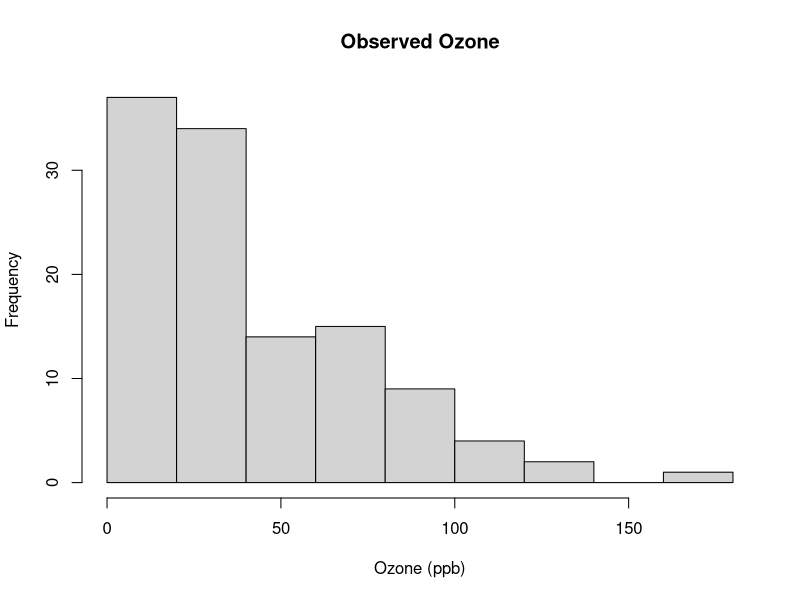
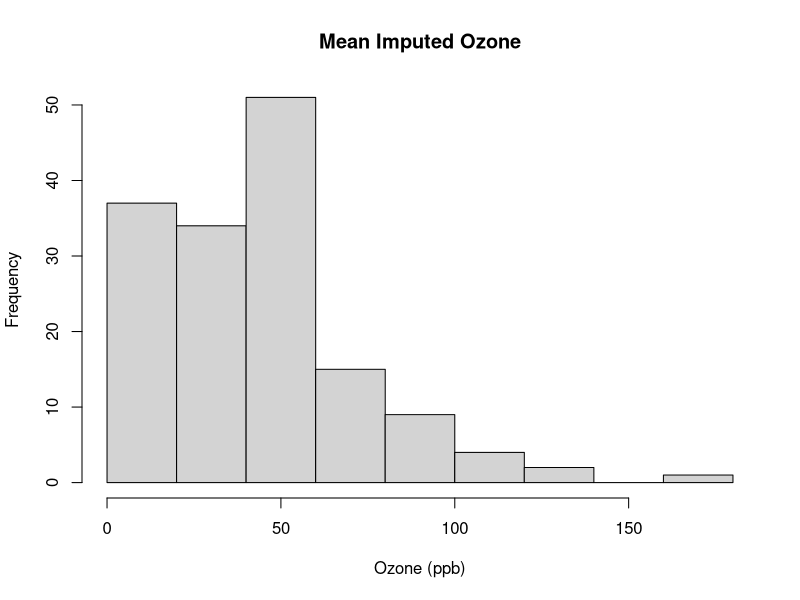
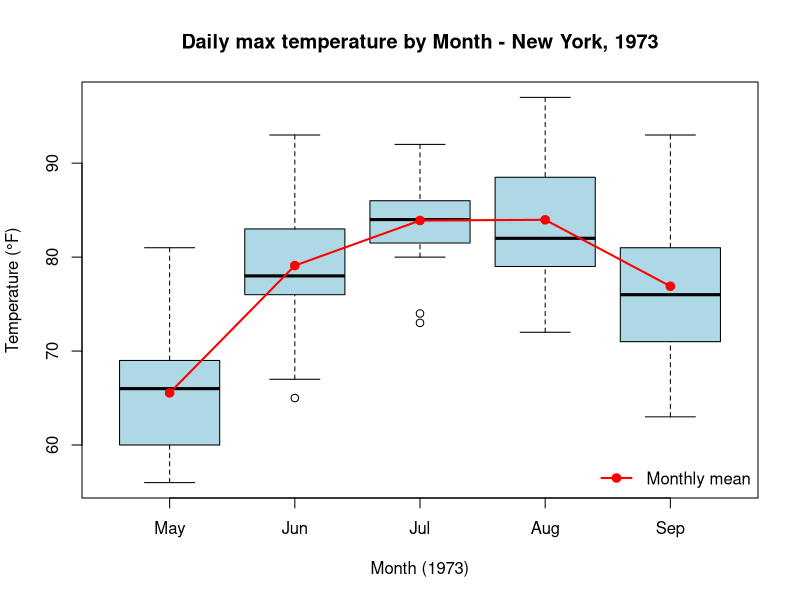
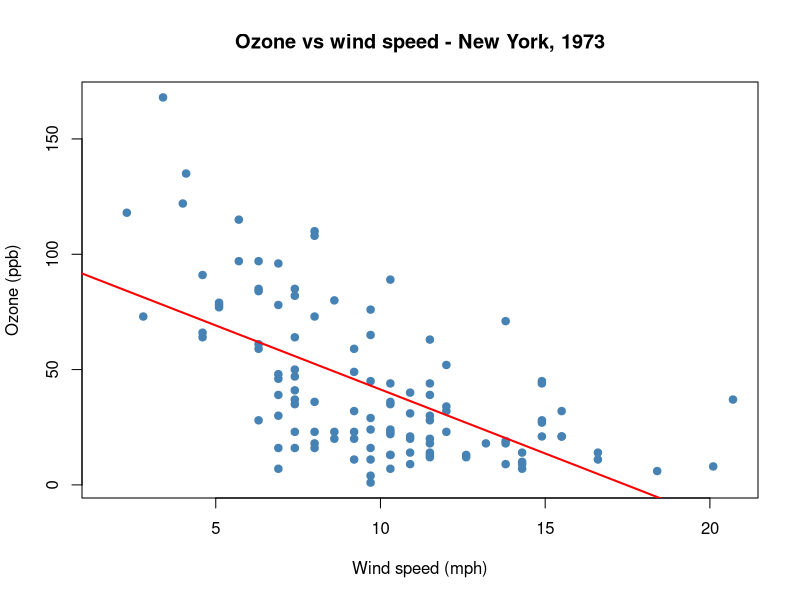
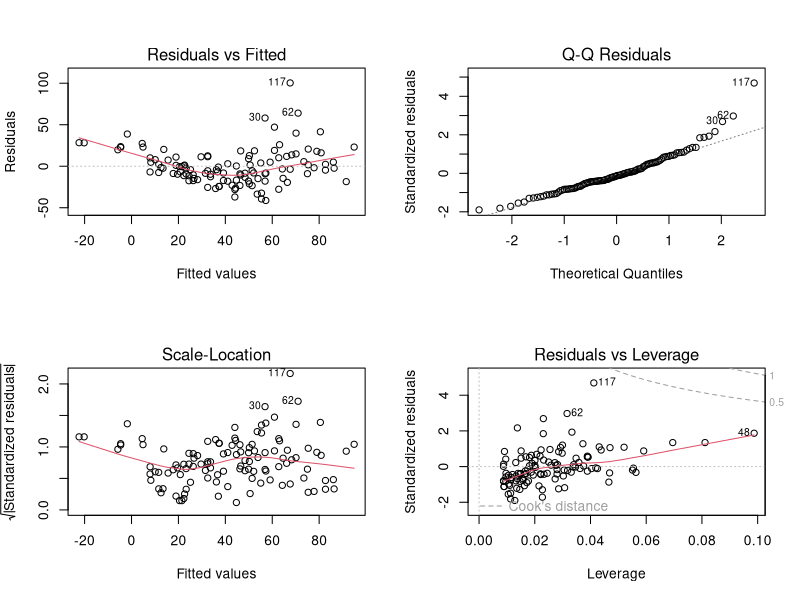

The R script that drew these images, in order:
# ==========================================================================
# Air Quality Project : base R "airquality" dataset
# NY daily air quality measurements, May-Sep 1973 (n = 153, 6 variables)
# ==========================================================================
data(airquality)
str(airquality)
summary(airquality)
# --------------------------------------------------------------------------
# Q1: Identify missing values in Ozone and Solar.R
# --------------------------------------------------------------------------
colSums(is.na(airquality))
sum(is.na(airquality$Ozone))    
# 37 missing (24.2% of 153)
sum(is.na(airquality$Solar.R))  #  7 missing (4.6% of 153)
# We assessed whether missingness in Ozone varied across calender month as an
# explanatory assessment of missingness patterns. This does not establish the
# MCR assumption.
tapply(is.na(airquality$Ozone), airquality$Month, mean)
# --------------------------------------------------------------------------
# Q2: Replace missing values with the column mean (mean imputation) and compare
# distribution visually
# --------------------------------------------------------------------------
aq_imputed <- airquality
ozone_mean <- mean(airquality$Ozone, na.rm = TRUE)
solar_mean <- mean(airquality$Solar.R, na.rm = TRUE)
aq_imputed$Ozone[is.na(aq_imputed$Ozone)] <- ozone_mean
aq_imputed$Solar.R[is.na(aq_imputed$Solar.R)] <- solar_mean
ozone_mean; solar_mean
# Diagnostic: imputation shrinks variance and attenuates correlations
sd(airquality$Ozone, na.rm = TRUE); sd(aq_imputed$Ozone)
cor(airquality$Ozone, airquality$Wind, use = "complete.obs")   # raw
cor(aq_imputed$Ozone, aq_imputed$Wind)                          
# after imputation
# compare distribution visuaaly
hist(airquality$Ozone,
     main = "Observed Ozone",
     xlab = "Ozone (ppb)")
hist(aq_imputed$Ozone,
     main = "Mean Imputed Ozone",
     xlab = "Ozone (ppb)")
# --------------------------------------------------------------------------
# Q3: Average temperature for each month
# --------------------------------------------------------------------------
month_temp <- aggregate(Temp ~ Month, data = airquality, FUN = mean)
month_temp$Temp <- round(month_temp$Temp, 2)
print(month_temp)
# --------------------------------------------------------------------------
# Q4: Plot temperature trends across months
# --------------------------------------------------------------------------
boxplot(Temp ~ Month, data = airquality,
        names = c("May", "Jun", "Jul", "Aug", "Sep"),
        col = "lightblue",
        xlab = "Month (1973)", 
        ylab = "Temperature (°F)",
        main = "Daily max temperature by Month - New York, 1973")
lines(1:5, month_temp$Temp, type = "o", col = "red", pch = 19, lwd = 2)
legend("bottomright", legend = "Monthly mean", col = "red", pch = 19, lwd = 2, bty = "n")
# --------------------------------------------------------------------------
# Q5: Plot Ozone vs Wind : describe the relationship
# --------------------------------------------------------------------------
plot(airquality$Wind, airquality$Ozone,
     pch = 19, col = "steelblue",
     xlab = "Wind speed (mph)", ylab = "Ozone (ppb)",
     main = "Ozone vs wind speed - New York, 1973")
abline(lm(Ozone ~ Wind, data = airquality), col = "red", lwd = 2)
cor(airquality$Ozone, airquality$Wind, use = "complete.obs")
# r ≈ -0.60 → moderate-to-strong NEGATIVE relationship
# --------------------------------------------------------------------------
# Q6: Correlation matrix : Ozone, Wind, Temp, Solar.R
# --------------------------------------------------------------------------
vars <- airquality[, c("Ozone", "Wind", "Temp", "Solar.R")]
round(cor(vars, use = "pairwise.complete.obs"), 3)
# Temp (r ≈ 0.70) and Wind (r ≈ -0.60) correlate most strongly with Ozone;
# Solar.R is weaker (r ≈ 0.35)
# --------------------------------------------------------------------------
# Q7: Fit a model predicting Ozone using Wind and Temp
# --------------------------------------------------------------------------
model <- lm(Ozone ~ Wind + Temp, data = airquality)
summary(model)
confint(model)
# Diagnostics : check assumptions before trusting the coefficients
par(mfrow = c(2, 2))
plot(model)
par(mfrow = c(1, 1))
# --------------------------------------------------------------------------
# Q8: Identify the hottest day recorded
# --------------------------------------------------------------------------
airquality[which.max(airquality$Temp), ]
# Month 8 (August), Day 28 → Temp = 97°
